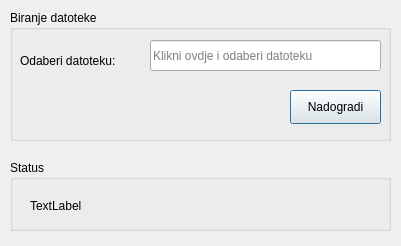
<?xml version="1.0" encoding="UTF-8"?>
<ui version="4.0">
 <class>Dialog</class>
 <widget class="QDialog" name="Dialog">
  <property name="geometry">
   <rect>
    <x>0</x>
    <y>0</y>
    <width>401</width>
    <height>246</height>
   </rect>
  </property>
  <property name="windowTitle">
   <string>Dialog</string>
  </property>
  <widget class="QGroupBox" name="groupBox">
   <property name="geometry">
    <rect>
     <x>10</x>
     <y>10</y>
     <width>381</width>
     <height>131</height>
    </rect>
   </property>
   <property name="title">
    <string>Biranje datoteke</string>
   </property>
   <widget class="QLineEdit" name="lineEdit">
    <property name="geometry">
     <rect>
      <x>140</x>
      <y>30</y>
      <width>231</width>
      <height>31</height>
     </rect>
    </property>
    <property name="placeholderText">
     <string>Klikni ovdje i odaberi datoteku</string>
    </property>
   </widget>
   <widget class="QPushButton" name="pushButton">
    <property name="geometry">
     <rect>
      <x>280</x>
      <y>80</y>
      <width>91</width>
      <height>34</height>
     </rect>
    </property>
    <property name="text">
     <string>Nadogradi</string>
    </property>
   </widget>
   <widget class="QLabel" name="label">
    <property name="geometry">
     <rect>
      <x>10</x>
      <y>40</y>
      <width>121</width>
      <height>21</height>
     </rect>
    </property>
    <property name="text">
     <string>Odaberi datoteku:</string>
    </property>
   </widget>
  </widget>
  <widget class="QGroupBox" name="groupBox_2">
   <property name="geometry">
    <rect>
     <x>10</x>
     <y>160</y>
     <width>381</width>
     <height>71</height>
    </rect>
   </property>
   <property name="title">
    <string>Status</string>
   </property>
   <widget class="QLabel" name="label_3">
    <property name="geometry">
     <rect>
      <x>20</x>
      <y>30</y>
      <width>341</width>
      <height>31</height>
     </rect>
    </property>
    <property name="text">
     <string>TextLabel</string>
    </property>
   </widget>
  </widget>
 </widget>
 <resources/>
 <connections/>
</ui>
